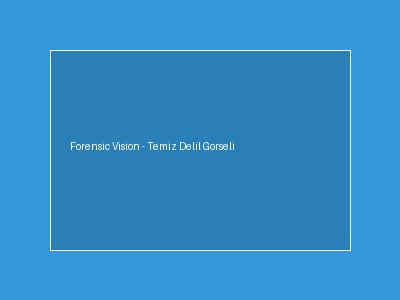
#> input picture test_samples/sample_1_clean_photo.jpg, 400 x 300 px
$ python -i ela.py   (imports and definitions only)
#> lines starting #> are read from the running program, lines starting #| are printed output that depends on the picture
import os
from io import BytesIO
import numpy as np
from PIL import Image, ImageChops, ImageEnhance

def generate_ela(image_path: str, output_path: str, quality: int = 90, scale: float = 15.0) -> tuple[np.ndarray, str, float]:
    """
    Error Level Analysis (ELA) hesabı yapar.
    Görseli belirtilen JPEG kalitesinde bellekte tekrar kaydeder ve orijinal
    görsel ile piksel farkını alarak manipüle edilmiş alanları ısı haritası olarak çıkarır.

    :param image_path: Girdi görselinin dosya yolu.
    :param output_path: ELA sonucunun kaydedileceği dosya yolu.
    :param quality: Re-compression JPEG kalitesi (Varsayılan: 90).
    :param scale: Fark görünürlüğünü artırma katsayısı (Varsayılan: 15.0).
    :return: (ELA numpy dizisi, ELA görsel kaydedilme yolu, ortalama ELA manipülasyon skoru)
    """
#> called with image_path = '../test_samples/sample_1_clean_photo.jpg', output_path = 'out.png', quality = 90, scale = 15
    if not os.path.exists(image_path):
        raise FileNotFoundError(f"Girdi görseli bulunamadı: {image_path}")

    # Görseli aç ve RGB'ye dönüştür
    original_img = Image.open(image_path).convert("RGB")
#> original_img is the input picture: PIL image 400x300 RGB; mean R, G, B 49.3, 140.8, 201.7

    # Görseli bellekte (BytesIO) belirtilen kalitede yeniden JPEG olarak kaydet
    buffer = BytesIO()
    original_img.save(buffer, format="JPEG", quality=quality)
    buffer.seek(0)

    resaved_img = Image.open(buffer).convert("RGB")

    # İki görsel arasındaki piksel farkını al
    ela_img = ImageChops.difference(original_img, resaved_img)

    # Farkı daha belirgin hale getirmek için ölçeklendir (Enhance)
    extrema = ela_img.getextrema()
#> extrema = ((0, 35), (0, 22), (0, 31))
    max_diff = max([ex[1] for ex in extrema])
#> max_diff = 35
    if max_diff == 0:
        max_diff = 1

    scale_factor = scale if scale > 0 else (255.0 / max_diff)
#> scale_factor = 15
    enhancer = ImageEnhance.Brightness(ela_img)
    ela_img = enhancer.enhance(scale_factor)
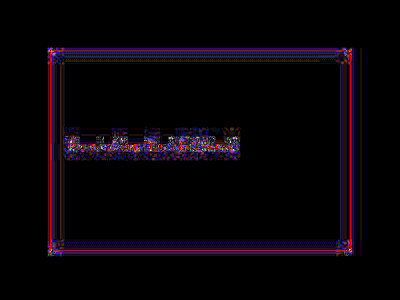
#> ela_img: PIL image 400x300 RGB; mean R, G, B 7.7, 3.5, 8.7

    # Dizine kaydet
    os.makedirs(os.path.dirname(os.path.abspath(output_path)), exist_ok=True)
    ela_img.save(output_path)

    # Numpy array ve ortalama ELA skoru hesaplama
    ela_np = np.array(ela_img)
    mean_score = float(np.mean(ela_np))
#> mean_score = 6.61

    return ela_np, output_path, round(mean_score, 4)

>>> result = generate_ela('../test_samples/sample_1_clean_photo.jpg', 'out.png')
